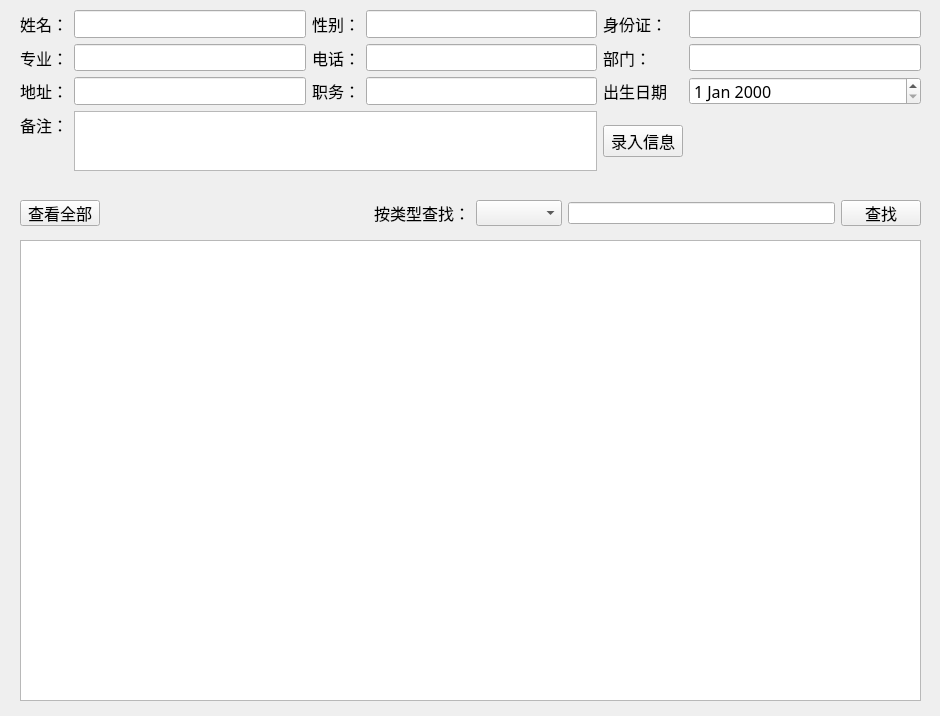
<?xml version="1.0" encoding="UTF-8"?>
<ui version="4.0">
 <class>Form</class>
 <widget class="QWidget" name="Form">
  <property name="geometry">
   <rect>
    <x>0</x>
    <y>0</y>
    <width>940</width>
    <height>716</height>
   </rect>
  </property>
  <property name="windowTitle">
   <string>Form</string>
  </property>
  <widget class="QTableWidget" name="tableWidget">
   <property name="geometry">
    <rect>
     <x>20</x>
     <y>240</y>
     <width>901</width>
     <height>461</height>
    </rect>
   </property>
  </widget>
  <widget class="QWidget" name="">
   <property name="geometry">
    <rect>
     <x>20</x>
     <y>10</y>
     <width>901</width>
     <height>161</height>
    </rect>
   </property>
   <property name="font">
    <font>
     <family>黑体</family>
     <pointsize>12</pointsize>
    </font>
   </property>
   <layout class="QGridLayout" name="gridLayout">
    <item row="0" column="0">
     <widget class="QLabel" name="label_name">
      <property name="font">
       <font>
        <family>黑体</family>
        <pointsize>12</pointsize>
       </font>
      </property>
      <property name="text">
       <string>姓名：</string>
      </property>
     </widget>
    </item>
    <item row="0" column="1">
     <widget class="QLineEdit" name="lineEdit_name">
      <property name="font">
       <font>
        <family>黑体</family>
        <pointsize>12</pointsize>
       </font>
      </property>
     </widget>
    </item>
    <item row="0" column="2">
     <widget class="QLabel" name="label_gender">
      <property name="font">
       <font>
        <family>黑体</family>
        <pointsize>12</pointsize>
       </font>
      </property>
      <property name="text">
       <string>性别：</string>
      </property>
     </widget>
    </item>
    <item row="0" column="3">
     <widget class="QLineEdit" name="lineEdit_gender">
      <property name="font">
       <font>
        <family>黑体</family>
        <pointsize>12</pointsize>
       </font>
      </property>
     </widget>
    </item>
    <item row="0" column="4">
     <widget class="QLabel" name="label_id">
      <property name="font">
       <font>
        <family>黑体</family>
        <pointsize>12</pointsize>
       </font>
      </property>
      <property name="text">
       <string>身份证：</string>
      </property>
     </widget>
    </item>
    <item row="0" column="5">
     <widget class="QLineEdit" name="lineEdit_id">
      <property name="font">
       <font>
        <family>黑体</family>
        <pointsize>12</pointsize>
       </font>
      </property>
     </widget>
    </item>
    <item row="1" column="0">
     <widget class="QLabel" name="label_skill">
      <property name="font">
       <font>
        <family>黑体</family>
        <pointsize>12</pointsize>
       </font>
      </property>
      <property name="text">
       <string>专业：</string>
      </property>
     </widget>
    </item>
    <item row="1" column="1">
     <widget class="QLineEdit" name="lineEdit_skill">
      <property name="font">
       <font>
        <family>黑体</family>
        <pointsize>12</pointsize>
       </font>
      </property>
     </widget>
    </item>
    <item row="1" column="2">
     <widget class="QLabel" name="label_phone">
      <property name="font">
       <font>
        <family>黑体</family>
        <pointsize>12</pointsize>
       </font>
      </property>
      <property name="text">
       <string>电话：</string>
      </property>
     </widget>
    </item>
    <item row="1" column="3">
     <widget class="QLineEdit" name="lineEdit_phone">
      <property name="font">
       <font>
        <family>黑体</family>
        <pointsize>12</pointsize>
       </font>
      </property>
     </widget>
    </item>
    <item row="1" column="4">
     <widget class="QLabel" name="label_department">
      <property name="font">
       <font>
        <family>黑体</family>
        <pointsize>12</pointsize>
       </font>
      </property>
      <property name="text">
       <string>部门：</string>
      </property>
      <property name="alignment">
       <set>Qt::AlignLeading|Qt::AlignLeft|Qt::AlignVCenter</set>
      </property>
     </widget>
    </item>
    <item row="1" column="5">
     <widget class="QLineEdit" name="lineEdit_department">
      <property name="font">
       <font>
        <family>黑体</family>
        <pointsize>12</pointsize>
       </font>
      </property>
     </widget>
    </item>
    <item row="2" column="0">
     <widget class="QLabel" name="label_addr">
      <property name="font">
       <font>
        <family>黑体</family>
        <pointsize>12</pointsize>
       </font>
      </property>
      <property name="text">
       <string>地址：</string>
      </property>
     </widget>
    </item>
    <item row="2" column="1">
     <widget class="QLineEdit" name="lineEdit_addr">
      <property name="font">
       <font>
        <family>黑体</family>
        <pointsize>12</pointsize>
       </font>
      </property>
     </widget>
    </item>
    <item row="2" column="2">
     <widget class="QLabel" name="label_post">
      <property name="font">
       <font>
        <family>黑体</family>
        <pointsize>12</pointsize>
       </font>
      </property>
      <property name="text">
       <string>职务：</string>
      </property>
     </widget>
    </item>
    <item row="2" column="3">
     <widget class="QLineEdit" name="lineEdit_post">
      <property name="font">
       <font>
        <family>黑体</family>
        <pointsize>12</pointsize>
       </font>
      </property>
     </widget>
    </item>
    <item row="2" column="4">
     <widget class="QLabel" name="label_birthdate">
      <property name="font">
       <font>
        <family>黑体</family>
        <pointsize>12</pointsize>
       </font>
      </property>
      <property name="text">
       <string>出生日期</string>
      </property>
     </widget>
    </item>
    <item row="2" column="5">
     <widget class="QDateEdit" name="dateEdit_birthdate">
      <property name="font">
       <font>
        <family>黑体</family>
        <pointsize>12</pointsize>
       </font>
      </property>
     </widget>
    </item>
    <item row="3" column="0">
     <widget class="QLabel" name="label_note">
      <property name="font">
       <font>
        <family>黑体</family>
        <pointsize>12</pointsize>
       </font>
      </property>
      <property name="text">
       <string>备注：</string>
      </property>
     </widget>
    </item>
    <item row="3" column="1" rowspan="2" colspan="3">
     <widget class="QTextEdit" name="textEdit_note">
      <property name="font">
       <font>
        <family>黑体</family>
        <pointsize>12</pointsize>
       </font>
      </property>
     </widget>
    </item>
    <item row="3" column="4" rowspan="2">
     <widget class="QPushButton" name="pushButton_add">
      <property name="font">
       <font>
        <family>黑体</family>
        <pointsize>12</pointsize>
       </font>
      </property>
      <property name="text">
       <string>录入信息</string>
      </property>
     </widget>
    </item>
   </layout>
  </widget>
  <widget class="QWidget" name="">
   <property name="geometry">
    <rect>
     <x>20</x>
     <y>200</y>
     <width>901</width>
     <height>26</height>
    </rect>
   </property>
   <layout class="QHBoxLayout" name="horizontalLayout">
    <item>
     <widget class="QPushButton" name="pushButton_showall">
      <property name="font">
       <font>
        <family>黑体</family>
        <pointsize>12</pointsize>
       </font>
      </property>
      <property name="text">
       <string>查看全部</string>
      </property>
     </widget>
    </item>
    <item>
     <spacer name="horizontalSpacer">
      <property name="orientation">
       <enum>Qt::Horizontal</enum>
      </property>
      <property name="sizeHint" stdset="0">
       <size>
        <width>40</width>
        <height>20</height>
       </size>
      </property>
     </spacer>
    </item>
    <item>
     <widget class="QLabel" name="label">
      <property name="font">
       <font>
        <family>黑体</family>
        <pointsize>12</pointsize>
       </font>
      </property>
      <property name="text">
       <string>按类型查找：</string>
      </property>
     </widget>
    </item>
    <item>
     <widget class="QComboBox" name="comboBox">
      <property name="font">
       <font>
        <family>黑体</family>
        <pointsize>12</pointsize>
       </font>
      </property>
     </widget>
    </item>
    <item>
     <widget class="QLineEdit" name="lineEdit_9"/>
    </item>
    <item>
     <widget class="QPushButton" name="pushButton_find">
      <property name="font">
       <font>
        <family>黑体</family>
        <pointsize>12</pointsize>
       </font>
      </property>
      <property name="text">
       <string>查找</string>
      </property>
     </widget>
    </item>
   </layout>
  </widget>
 </widget>
 <resources/>
 <connections/>
</ui>
